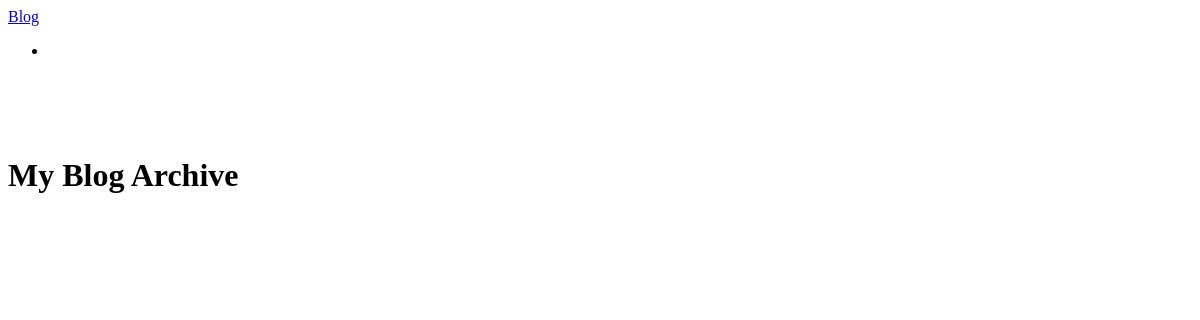
The app's page /, older data.
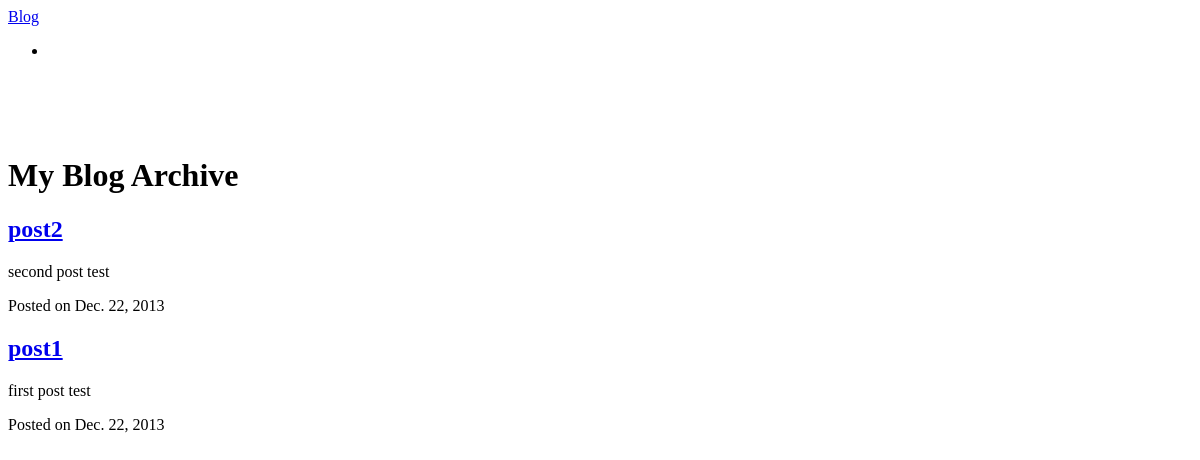
The same page, newer data.
### blog/models.py (models this page shows, shortened)
class Post(models.Model):
	title = models.CharField(max_length=255)
	slug = models.SlugField(unique=True, max_length=255)
	description = models.CharField(max_length=255)
	content = models.TextField()
	published = models.BooleanField(default=True)
	created = models.DateTimeField(auto_now_add=True)
	class Meta:
		ordering = ['-created']
	def get_absolute_url(self):
		return reverse('blog.views.post', args=[self.slug])

### blog/views.py (the view)
# urls.py: url(r'^$', 'blog.views.index'),
def index(request):
  posts = Post.objects.filter(published=True)
  return render(request, 'blog/index.html', {'posts': posts})

### myproject/templates/blog/index.html (shortened to what this page needs)
{% extends 'base.html' %}
  {% block content %}
    <h1> My Blog Archive </h1>
    {% for post in posts %}
    <div class="post">
      <h2>
        <a href="{{post.get_absolute_url}}">
          {{post.title}}
        </a>
      </h2>
      <p>{{post.description}}</p>
      <p>
        Posted on
        <time datetime="{{post.created|date:"c"}}">
        {{post.created|date}}
        </time>
      </p>
    </div>
    {% endfor %}
  {% endblock %}

### myproject/templates/base.html (shortened to what this page needs)
<!DOCTYPE html>
{% load bootstrap_toolkit %}
<html>
  <head>
  </head>
  <body>
    <div class="navbar navbar-fixed-top navbar-inverse">
      <div class="navbar-inner">
        <div class="container">
            <a class="brand" href="/">Blog</a>
            <ul class="nav">
              <li><a href="#"></a></li>
            </ul>
        </div>
      </div>
    </div>
    <div class="container content">
      {% block content %}
      {% endblock %}
    </div>
  </body>
</html>

### myproject/templates/base.html (style rules this page uses)
.content { padding-top: 60px; }

Row changes from the older to the newer data that the page shows:
added Post: title "post2", description "second post test", created "Dec. 22, 2013"
added Post: title "post1", description "first post test", created "Dec. 22, 2013"
